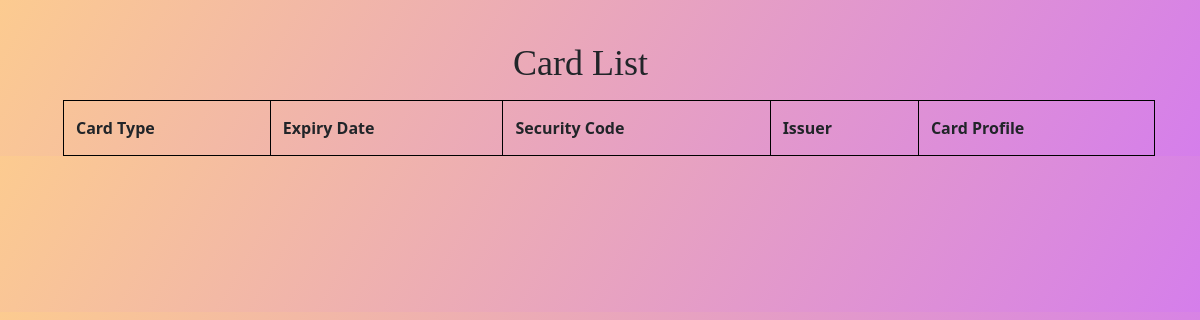
Page /wallet/card_list/ on the earlier database version.
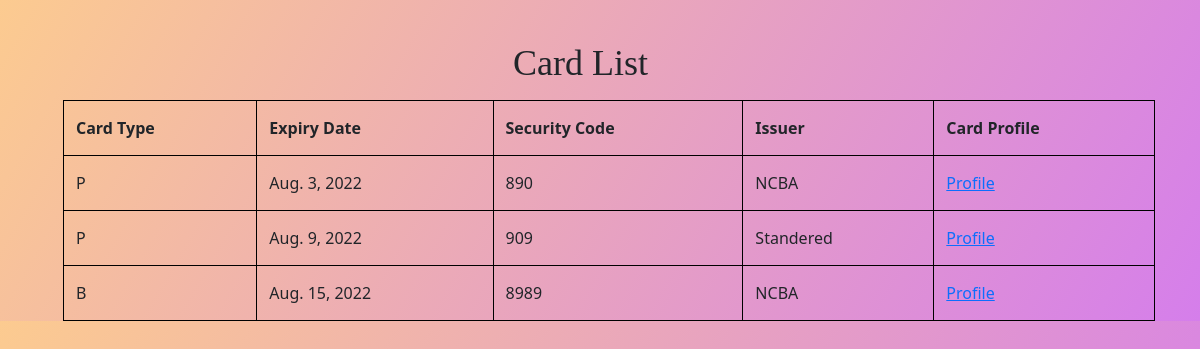
Same page on the later database version.
### wallet/models.py (models this page shows)
class Card(models.Model):
    card_number= models.IntegerField()
    CARD_CHOICES=(
        ("P", "Debit Card"),
        ("B", "Credit Card"),
    )
    card_type= models.CharField(max_length=20,choices=CARD_CHOICES)
    expiry_date = models.DateField()
    security_code = models.IntegerField()
    date_of_issue = models.DateTimeField()
    wallet= models.ForeignKey(Wallet,on_delete=models.CASCADE,related_name='card_wallet')
    account= models.ForeignKey(Account,on_delete=models.CASCADE,related_name='card_account')
    issuer= models.CharField(max_length=10)

### wallet/views.py (the view)
# urls.py: path("card_list/",list_card,name="registration"),
def list_card(request):
   cards=Card.objects.all()
   return render(request,'wallet/card_list.html',
    {"Card":cards}
   )

### wallet/templates/wallet/card_list.html (shortened to what this page needs)
<!DOCTYPE html>
<html lang="en">
<head>
 <link href="https://cdn.jsdelivr.net/npm/bootstrap@5.0.2/dist/css/bootstrap.min.css" rel="stylesheet">
</head>
<body>
  <h1>Card List</h1>
  <table>
    <tr>
      <th>Card Type  </th>
      <th>Expiry Date </th>
      <th>Security Code</th>
      <th>Issuer</th>
      <th>Card Profile</th>
    </tr>
    <tr>{%for cards in Card%}</tr>
    <td>{{cards.card_type}}</td>
    <td>{{cards.expiry_date}}</td>
    <td>{{cards.security_code}}</td>
    <td>{{cards.issuer}}</td>
    <td><a href="{% url 'card_profile' id=card.id%}">Profile</a></td></tr>
    {%endfor%}
  </table>
</body>
</html>

Differences in the rows shown:
added Card: card_type "P", expiry_date "Aug. 3, 2022", security_code "890", issuer "NCBA"
added Card: card_type "P", expiry_date "Aug. 9, 2022", security_code "909", issuer "Standered"
added Card: card_type "B", expiry_date "Aug. 15, 2022", security_code "8989", issuer "NCBA"
